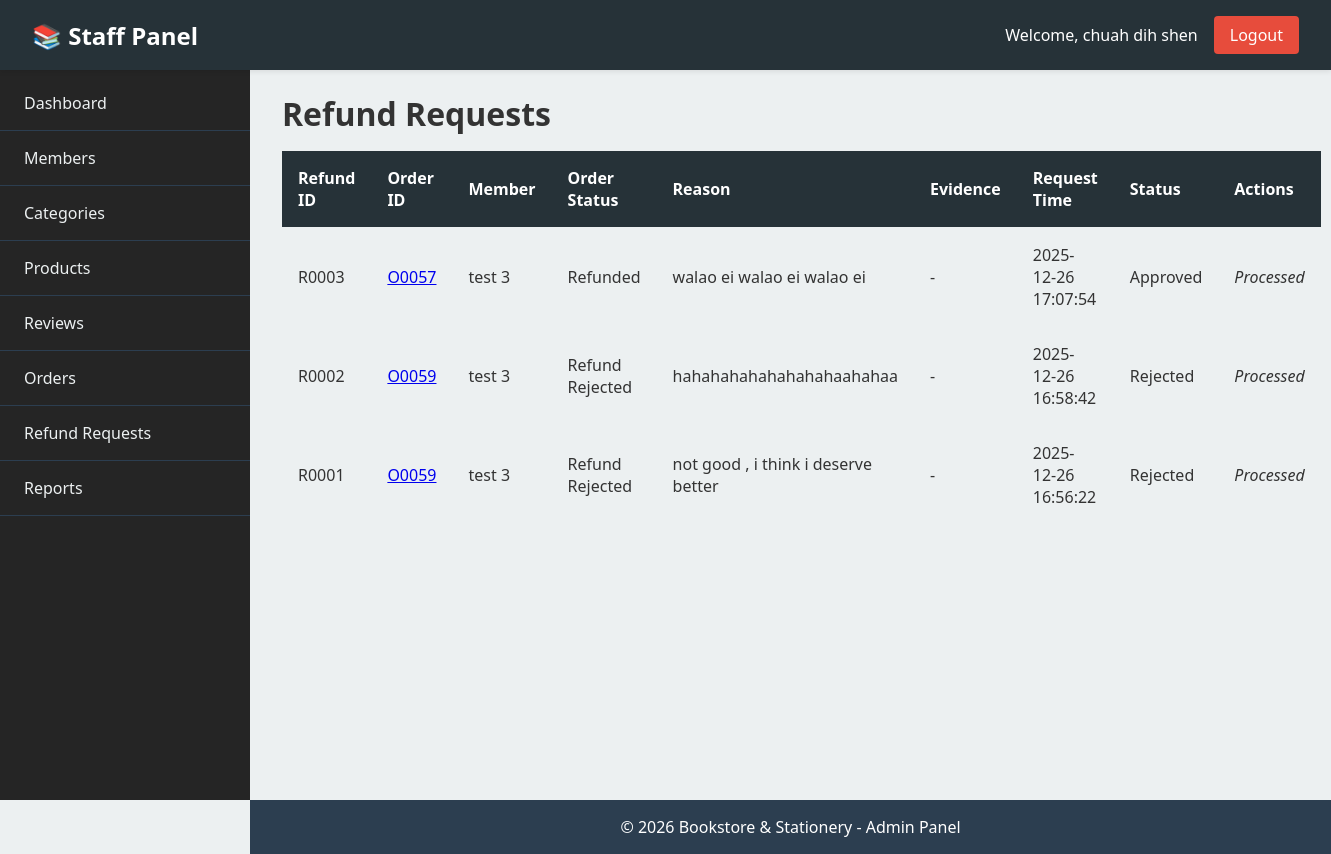
The page /admin/report/refunds.php (signed in) on the database its author committed.
### tables this page shows
CREATE TABLE `order_refund` (
  `refund_id` varchar(64) NOT NULL,
  `order_id` varchar(64) NOT NULL,
  `member_id` varchar(64) NOT NULL,
  `reason` text DEFAULT NULL,
  `evidence` varchar(255) DEFAULT NULL,
  `status` varchar(32) DEFAULT 'Pending',
  `admin_note` text DEFAULT NULL,
  `created_at` datetime DEFAULT current_timestamp(),
  `processed_at` datetime DEFAULT NULL,
  `admin_id` varchar(64) DEFAULT NULL
);

CREATE TABLE `member` (
  `member_id` varchar(10) NOT NULL,
  `email` varchar(100) NOT NULL,
  `password` varchar(255) NOT NULL,
  `full_name` varchar(100) NOT NULL,
  `phone` varchar(20) NOT NULL,
  `address` text NOT NULL,
  `photo` varchar(200) DEFAULT NULL,
  `is_verified` tinyint(1) DEFAULT 0,
  `created_at` datetime DEFAULT current_timestamp()
);

CREATE TABLE `order_header` (
  `order_id` varchar(20) NOT NULL,
  `member_id` varchar(10) NOT NULL,
  `order_date` datetime DEFAULT current_timestamp(),
  `total_amount` decimal(10,2) NOT NULL,
  `payment_method` varchar(20) NOT NULL,
  `status` varchar(20) DEFAULT 'Pending',
  `updated_by` varchar(10) DEFAULT NULL,
  `shipped_at` datetime DEFAULT NULL
);

### admin/report/refunds.php (the view, shortened to what this page needs)
<?php
require_once __DIR__ . '/../../includes/_admin_head.php';
require_once __DIR__ . '/../../includes/_admin_header.php';
require_once __DIR__ . '/../../includes/_admin_sidebar.php';
try {
    $pdo->exec("CREATE TABLE IF NOT EXISTS order_refund (
        refund_id VARCHAR(64) PRIMARY KEY,
        order_id VARCHAR(64) NOT NULL,
        member_id VARCHAR(64) NOT NULL,
        reason TEXT,
        evidence VARCHAR(255),
        status VARCHAR(32) DEFAULT 'Pending',
        admin_note TEXT,
        created_at DATETIME DEFAULT CURRENT_TIMESTAMP,
        processed_at DATETIME,
        admin_id VARCHAR(64)
    ) ENGINE=InnoDB DEFAULT CHARSET=utf8mb4");
} catch (PDOException $e) {
}
$refunds = [];
try {
    $filterOrderId = isset($_GET['order_id']) ? sanitize($_GET['order_id']) : '';
    if (!empty($filterOrderId)) {
        $stmt = $pdo->prepare("SELECT r.*, o.status as order_status, m.full_name as member_name, o.total_amount
                        FROM order_refund r
                        LEFT JOIN order_header o ON r.order_id = o.order_id
                        LEFT JOIN member m ON r.member_id = m.member_id
                        WHERE r.order_id = ?
                        ORDER BY r.created_at DESC");
        $stmt->execute([$filterOrderId]);
    } else {
        $stmt = $pdo->query("SELECT r.*, o.status as order_status, m.full_name as member_name, o.total_amount
                        FROM order_refund r
                        LEFT JOIN order_header o ON r.order_id = o.order_id
                        LEFT JOIN member m ON r.member_id = m.member_id
                        ORDER BY r.created_at DESC");
    }
    $refunds = $stmt->fetchAll();
} catch (PDOException $e) {
    $refunds = [];
}
?>
<div class="admin-main">
    <h1 class="page-title">Refund Requests</h1>
    <?php if (empty($refunds)): ?>
        <div class="info-message">No refund requests at this time.</div>
    <?php else: ?>
        <table class="admin-table">
            <thead>
                <tr>
                    <th>Refund ID</th>
                    <th>Order ID</th>
                    <th>Member</th>
                    <th>Order Status</th>
                    <th>Reason</th>
                    <th>Evidence</th>
                    <th>Request Time</th>
                    <th>Status</th>
                    <th>Actions</th>
                </tr>
            </thead>
            <tbody>
                <?php foreach ($refunds as $r): ?>
                    <tr>
                        <td><?php echo htmlspecialchars($r['refund_id']); ?></td>
                        <td><a href="/admin/order/view.php?id=<?php echo urlencode($r['order_id']); ?>"><?php echo htmlspecialchars($r['order_id']); ?></a></td>
                        <td><?php echo htmlspecialchars($r['member_name'] ?? $r['member_id']); ?></td>
                        <td><?php echo htmlspecialchars($r['order_status']); ?></td>
                        <td><?php echo nl2br(htmlspecialchars($r['reason'])); ?></td>
                        <td>
                            <?php if (!empty($r['evidence'])): ?>
                                <?php $path = '/uploads/refunds/' . $r['evidence']; ?>
                                <a href="<?php echo htmlspecialchars($path); ?>" target="_blank">
                                    <img src="<?php echo htmlspecialchars($path); ?>" alt="evidence" style="max-width:120px; max-height:80px; object-fit:cover; border-radius:4px;">
                                </a>
                            <?php else: ?>
                                -
                            <?php endif; ?>
                        </td>
                        <td><?php echo htmlspecialchars($r['created_at']); ?></td>
                        <td><?php echo htmlspecialchars($r['status']); ?></td>
                        <td>
                            <?php if ($r['status'] === 'Pending'): ?>
                                <form method="post" action="/admin/report/refund_action.php" style="display:inline-block">
                                    <input type="hidden" name="refund_id" value="<?php echo htmlspecialchars($r['refund_id']); ?>">
                                    <input type="hidden" name="action" value="approve">
                                    <button class="btn btn-primary" type="submit">Approve</button>
                                </form>
                                <form method="post" action="/admin/report/refund_action.php" style="display:inline-block; margin-left:6px">
                                    <input type="hidden" name="refund_id" value="<?php echo htmlspecialchars($r['refund_id']); ?>">
                                    <input type="hidden" name="action" value="reject">
                                    <button class="btn" type="submit">Reject</button>
                                </form>
                            <?php else: ?>
                                <em>Processed</em>
                            <?php endif; ?>
                        </td>
                    </tr>
                <?php endforeach; ?>
            </tbody>
        </table>
    <?php endif; ?>
</div>
<?php require_once __DIR__ . '/../../includes/_admin_footer.php'; ?>

### assets/css/admin.css (style rules this page uses)
* { margin: 0; padding: 0; box-sizing: border-box; }
body.admin-body { font-family: 'Segoe UI', Tahoma, Geneva, Verdana, sans-serif; background-color: #ecf0f1; color: #333; }
.admin-main { margin-left: 250px; margin-top: 60px; padding: 2rem; min-height: calc(100vh - 60px); }
.admin-table { width: 100%; border-collapse: collapse; margin-top: 1rem; }
.admin-table th, .admin-table td { padding: 1rem; text-align: left; border-bottom: 1px solid #ecf0f1; }
.admin-table th { background-color: #263238; color: white; font-weight: 600; }

### rows shown on the page
order_refund: refund_id "R0003", order "O0057", member.full_name "test 3", order.status "Refunded", reason "walao ei walao ei walao ei", created_at "2025-12-26 17:07:54", status "Approved", shows "Processed"
order_refund: refund_id "R0002", order "O0059", member.full_name "test 3", order.status "Refund Rejected", reason "hahahahahahahahahaahahaa", created_at "2025-12-26 16:58:42", status "Rejected", shows "Processed"
order_refund: refund_id "R0001", order "O0059", member.full_name "test 3", order.status "Refund Rejected", reason "not good , i think i deserve better", created_at "2025-12-26 16:56:22", status "Rejected", shows "Processed"

### other values the page prints
$panelLabel "Staff Panel"
$_SESSION['admin_name'] "chuah dih shen"
